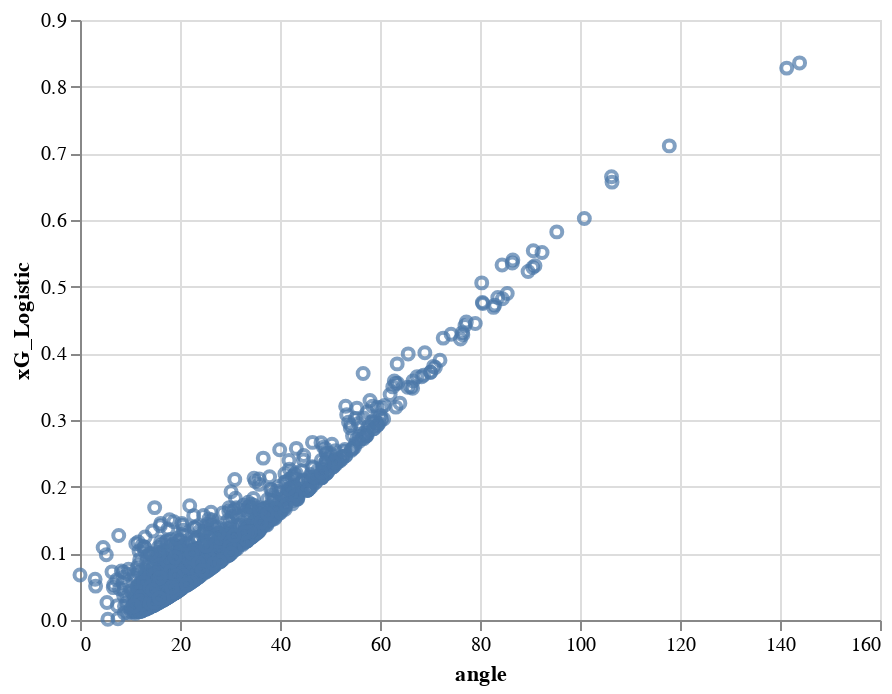

Notebook code for this chart:
### Markdown cell above
- There's no negative xG predicted

### Code cell
import altair as alt
  
fig = alt.Chart(df_shot).mark_point().encode(
  x='angle',y='xG_Logistic')
fig

### Figure 1 — Vega-Lite specification as saved in the notebook (floating-point values rounded to 4 significant figures; data arrays with more than 128 entries replaced by an {"elided": "..."} marker saying what was removed)
{"config": {"view": {"continuousWidth": 400, "continuousHeight": 300}}, "data": {"name": "data-79373d41657a37e5b7666beb788b6532"}, "mark": "point", "encoding": {"x": {"field": "angle", "type": "quantitative"}, "y": {"field": "xG_Logistic", "type": "quantitative"}}, "$schema": "https://vega.github.io/schema/vega-lite/v4.17.0.json", "datasets": {"data-79373d41657a37e5b7666beb788b6532": {"elided": "1382 records"}}}
